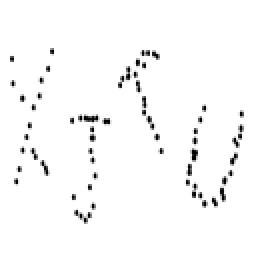
%> input picture results/xjtu.jpg, 128 x 128 px (shown 2 times larger)
$ octave main.m   (GNU Octave 9; MATLAB toolbox functions it lacks are replaced by stand-ins)
%> lines starting %> are read from the running program, lines starting %| are printed output that depends on the picture; in (x1, y1, x2, y2) boxes, pixels count from 0 and x2, y2 are one past the last pixel; in counts of white or black regions, pixels touching at a corner belong together; the program's own positions count from 1
### SpectralClustering.m
function [ C, L, D, Q, V ] = SpectralClustering(W, k) %
% spectral clustering algorithm
% input: adjacency matrix W; number of cluster k
% return: cluster indicator vectors as columns in C; unnormalized Laplacian L; degree matrix D;
%         eigenvectors matrix Q;  eigenvalues matrix V 对角矩阵

% calculate degree matrix
degs = sum(W, 2); %%%%%%%%%%%%%%%%%%%%%%%%%%%%%%%%%sum(W,2)是沿着列求和，得到行向量
D = sparse(1:size(W, 1), 1:size(W, 2), degs);%%%%%%%%% 生成一个对角矩阵，元素为degs中的元素

% compute unnormalized Laplacian
%%%%%%%%%%%%%%%%%%%%%%%%%%%%%%%%%%   size(W,1)指的是第一维度的长度，即行数
%%%%%%%%%%%%%%%%%%%%%%%%%%%%%%%%%%   size(W,2)是第二维度的长度
L = D - W;

% compute the eigenvectors corresponding to the k smallest eigenvalues
% diagonal matrix V is NcutL's k smallest magnitude eigenvalues
% matrix Q whose columns are the corresponding eigenvectors.
[Q, V] = eigs(L, k, 'SA');

% use the k-means algorithm to cluster V row-wise
% C will be a n-by-1 matrix containing the cluster number for each data point
C = kmeans(Q, k);%%%%%%%%%%%%%%%%  C是一个长度N的指标k的向量

% convert C to a n-by-k matrix containing the k indicator vectors as columns
C = sparse(1:size(D, 1), C, 1);

end

### main.m
A= imread('E:\Desktop\xjtu.jpg');
%> A is the input picture: size 128x128x3 uint8; min 0, max 255, mean 248.7
H=rgb2gray(A);
H=double(H);
%> H: size 128x128 double
[m,n]=size(H);
%> m = 128; n = 128
for i=1:m
    for j=1:n
        if H(i,j)==255;      %锟斤拷色锟斤拷转
            H(i,j)=0;
        else
            H(i,j)=255;
        end
    end
end
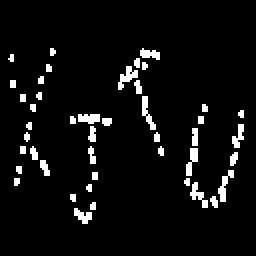
%> H: size 128x128 double (shown 2 times larger); 5.5% white in thin lines or dots, all inside (x1, y1, x2, y2) = (4, 24, 122, 112)

N=sum(nonzeros(H))/255;   %锟斤拷锟斤拷元锟侥猴拷锟斤拷锟街碉拷锟斤拷锟斤拷锟斤拷锟捷的革拷锟斤拷
%> N = 896
x=zeros(2,N);   %锟斤拷菥锟斤拷锟?为2*N

k=1; %锟斤拷莞锟斤拷锟侥碉拷K锟斤拷
    for i=1:m
        for j=1:n
            if H(i,j)~=0
                x(1,k)=-i;         %锟斤拷锟斤拷萁锟斤拷懈锟街?
                x(2,k)=j;
                k=k+1;
            end
        end
    end
%> after the loop, k = 897; x = 896 columns, first 8: [-25 -25 -25 -26 -26 -26 -26 -26; 26 27 72 26 27 28 71 72]
%> (the run ends here)
